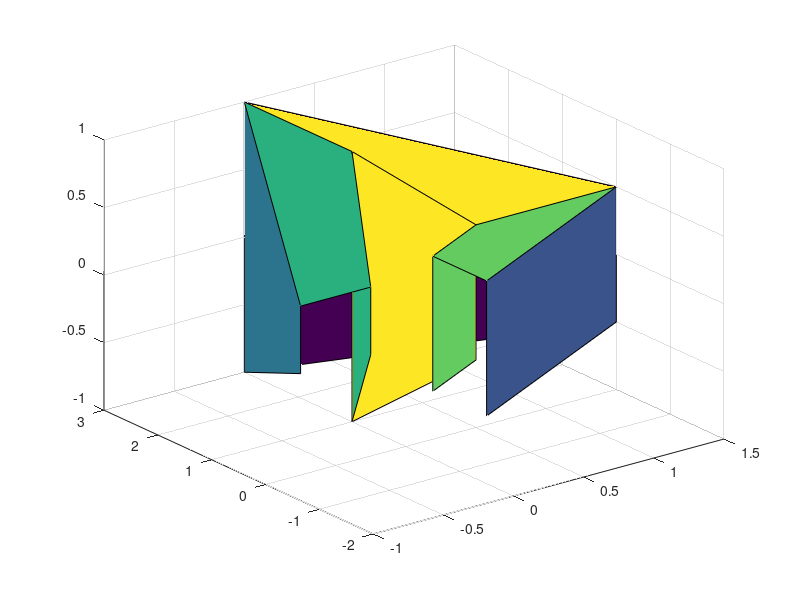

The MATLAB script that drew this image:
function Tore = tore()

Tore = zeros(4,4,3);
Tore(:,:,1) = [-1.5  0.0  1.5  0.0
			   -1.5  0.0  1.5  0.0
			   -0.5  0.0  0.5  0.0
			   -0.5  0.0  0.5  0.0];
Tore(:,:,2) = [ 0.0  1.5  0.0 -1.5
			    0.0  1.5  0.0 -1.5
			    0.0  0.5  0.0 -0.5
			    0.0  0.5  0.0 -0.5];
Tore(:,:,3) = [-0.5 -0.5 -0.5 -0.5
			    0.5  0.5  0.5  0.5
			    0.5  0.5  0.5  0.5
			   -0.5 -0.5 -0.5 -0.5];
          
Tore(:,2,:) = 2*Tore(:,2,:); % commenter pour avoir une figure symétrique
Tore(:,1,:) = 0.5*Tore(:,1,:); % commenter pour avoir une figure symétrique
surf(Tore(:,:,1),Tore(:,:,2),Tore(:,:,3))

end